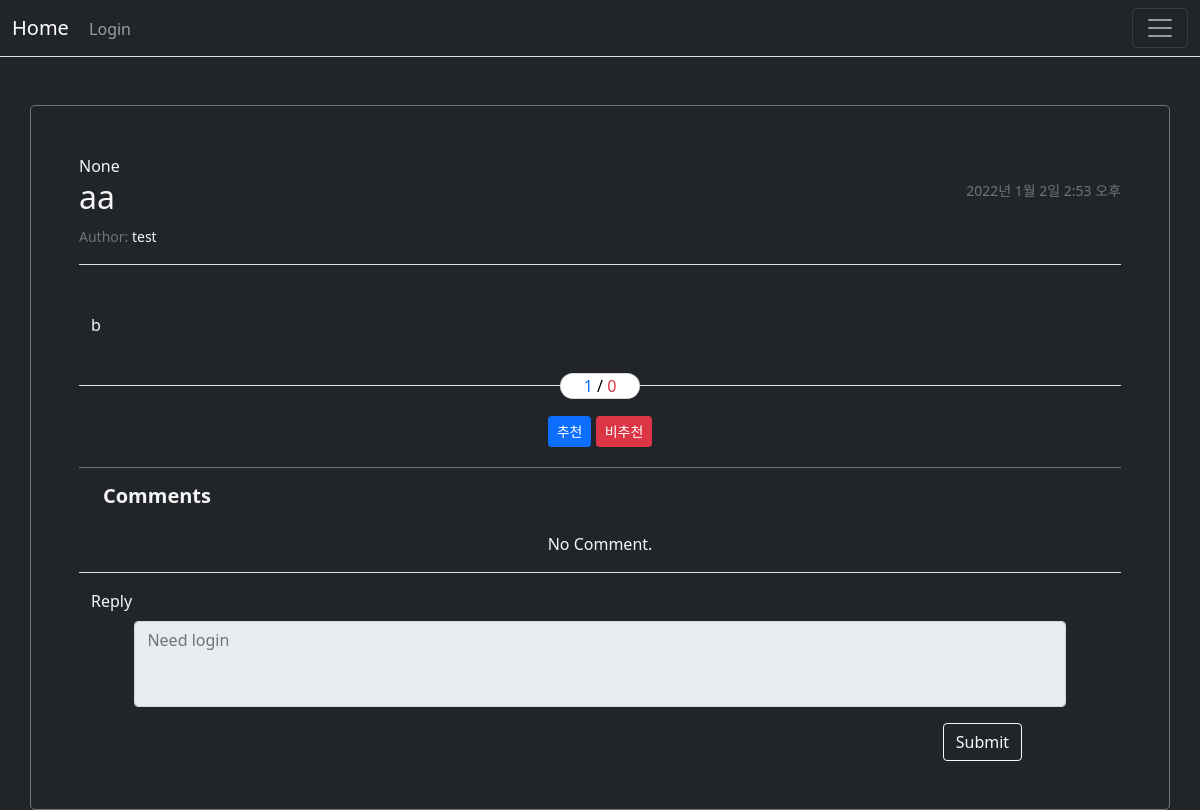
The page /board/post/5/ on the database as committed earlier.
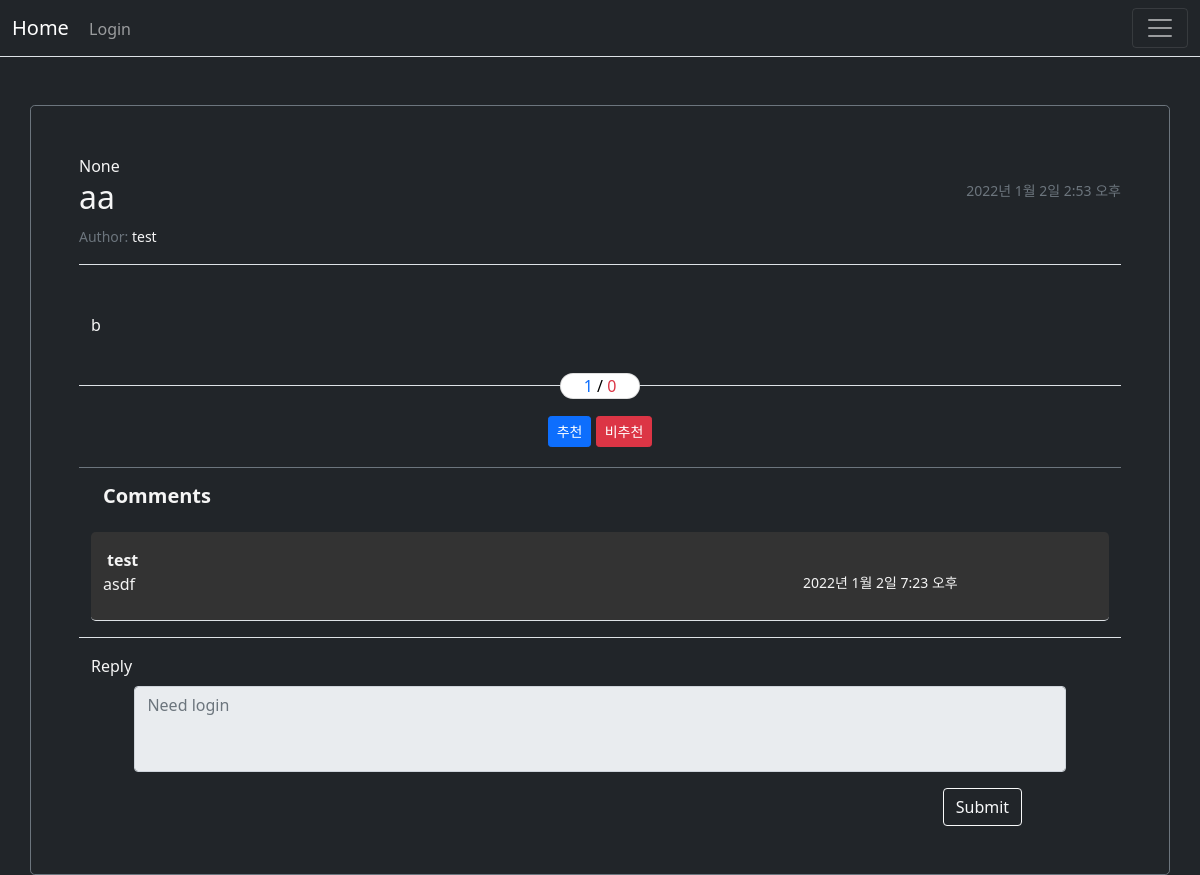
The same page on the database as committed later.
### board/models.py (models this page shows, shortened)
class Comment(models.Model):
    post = models.ForeignKey(Post, on_delete=models.CASCADE)
    author = models.ForeignKey(User, on_delete=models.SET("Deleted:User"), related_name='author_comment')
    content = models.TextField()
    create_date = models.DateTimeField()
    modify_date = models.DateTimeField(null=True, blank=True)
    replied_to = models.ForeignKey('self', on_delete=models.SET("Deleted:Comment"), null=True)
    liked = models.ManyToManyField(User, related_name='liked_comment')
    disliked = models.ManyToManyField(User, related_name='disliked_comment')

### board/views/base_views.py (the view)
def detail(request, post_id):
    post = get_object_or_404(Post, pk=post_id)
    context = {'post': post}
    return render(request, 'board/post_detail.html', context)

### board/models.py (called while the page is built)
    @property
    def update_hits(self):
        self.hits += 1
        self.save()

### templates/board/post_detail.html (shortened to what this page needs)
{%extends 'base.html'%}
{%block content%}
<div class="container border border-secondary rounded-3 container-fluid mt-5 p-5">
    {% include "board/post_form.html" %}
    {% include "board/comment_form.html" %}
    {% include "board/reply_form.html" %}
</div>
{% endblock %}

### templates/board/comment_form.html (shortened to what this page needs)
<div class="container container-fluid pt-3 px-4">
    <h5 class="text pb-3">
        <strong>Comments</strong>
    </h5>
    {% if post.comment_set.count %}
        {%for comment in post.comment_set.all%}
        <dl class="row rounded-3 border-bottom py-3" style="background: #333333;">
            <div class="col row position-relative">
                <dt class="ms-1">
                    {{ comment.author }}
                </dt>
                <dd class="col-sm text-wrap text-break">
                    {{ comment.content }}
                </dd>
                <dd class="small col-sm-3">
                    {{ comment.create_date }}
                </dd>
            </div>
            <div class="col-1 text-end pe-3">
            </div>
        </dl>
    {%endfor%}
    {% else %}
        <div class="container-flud text-center pb-3">
            No Comment.
        </div>
    {% endif %}
</div>

Rows that differ between the two databases and show on the page:
added Comment: author "test", content "asdf", create_date "2022년 1월 2일 7:23 오후"
Other text that changed with them:
text no longer shown: "No Comment."
